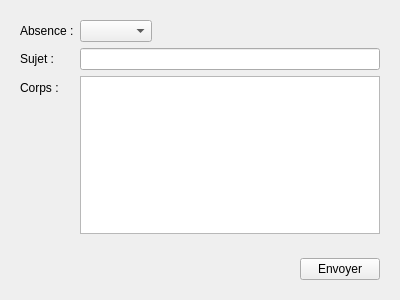
<?xml version="1.0" encoding="UTF-8"?>
<ui version="4.0">
 <class>mail</class>
 <widget class="QWidget" name="mail">
  <property name="geometry">
   <rect>
    <x>0</x>
    <y>0</y>
    <width>400</width>
    <height>300</height>
   </rect>
  </property>
  <property name="windowTitle">
   <string>Form</string>
  </property>
  <layout class="QVBoxLayout" name="verticalLayout">
   <item>
    <widget class="QWidget" name="widget_2" native="true">
     <layout class="QFormLayout" name="formLayout">
      <property name="fieldGrowthPolicy">
       <enum>QFormLayout::ExpandingFieldsGrow</enum>
      </property>
      <item row="0" column="0">
       <widget class="QLabel" name="lAbsence">
        <property name="text">
         <string>Absence :</string>
        </property>
       </widget>
      </item>
      <item row="0" column="1">
       <widget class="QComboBox" name="cbAbsence">
        <property name="sizeAdjustPolicy">
         <enum>QComboBox::AdjustToContents</enum>
        </property>
       </widget>
      </item>
      <item row="1" column="0">
       <widget class="QLabel" name="label">
        <property name="text">
         <string>Sujet :</string>
        </property>
       </widget>
      </item>
      <item row="1" column="1">
       <widget class="QLineEdit" name="leSujet"/>
      </item>
      <item row="2" column="0">
       <widget class="QLabel" name="label_2">
        <property name="text">
         <string>Corps :</string>
        </property>
       </widget>
      </item>
      <item row="2" column="1">
       <widget class="QTextEdit" name="teCorps">
        <property name="sizePolicy">
         <sizepolicy hsizetype="Expanding" vsizetype="Expanding">
          <horstretch>0</horstretch>
          <verstretch>100</verstretch>
         </sizepolicy>
        </property>
        <property name="layoutDirection">
         <enum>Qt::LeftToRight</enum>
        </property>
        <property name="autoFillBackground">
         <bool>false</bool>
        </property>
       </widget>
      </item>
     </layout>
    </widget>
   </item>
   <item>
    <widget class="QWidget" name="widget" native="true">
     <property name="autoFillBackground">
      <bool>true</bool>
     </property>
     <layout class="QHBoxLayout" name="horizontalLayout_6">
      <item>
       <spacer name="horizontalSpacer">
        <property name="orientation">
         <enum>Qt::Horizontal</enum>
        </property>
        <property name="sizeHint" stdset="0">
         <size>
          <width>40</width>
          <height>20</height>
         </size>
        </property>
       </spacer>
      </item>
      <item>
       <widget class="QPushButton" name="pbEnvoyer">
        <property name="text">
         <string>Envoyer</string>
        </property>
       </widget>
      </item>
     </layout>
    </widget>
   </item>
  </layout>
 </widget>
 <resources/>
 <connections/>
</ui>
